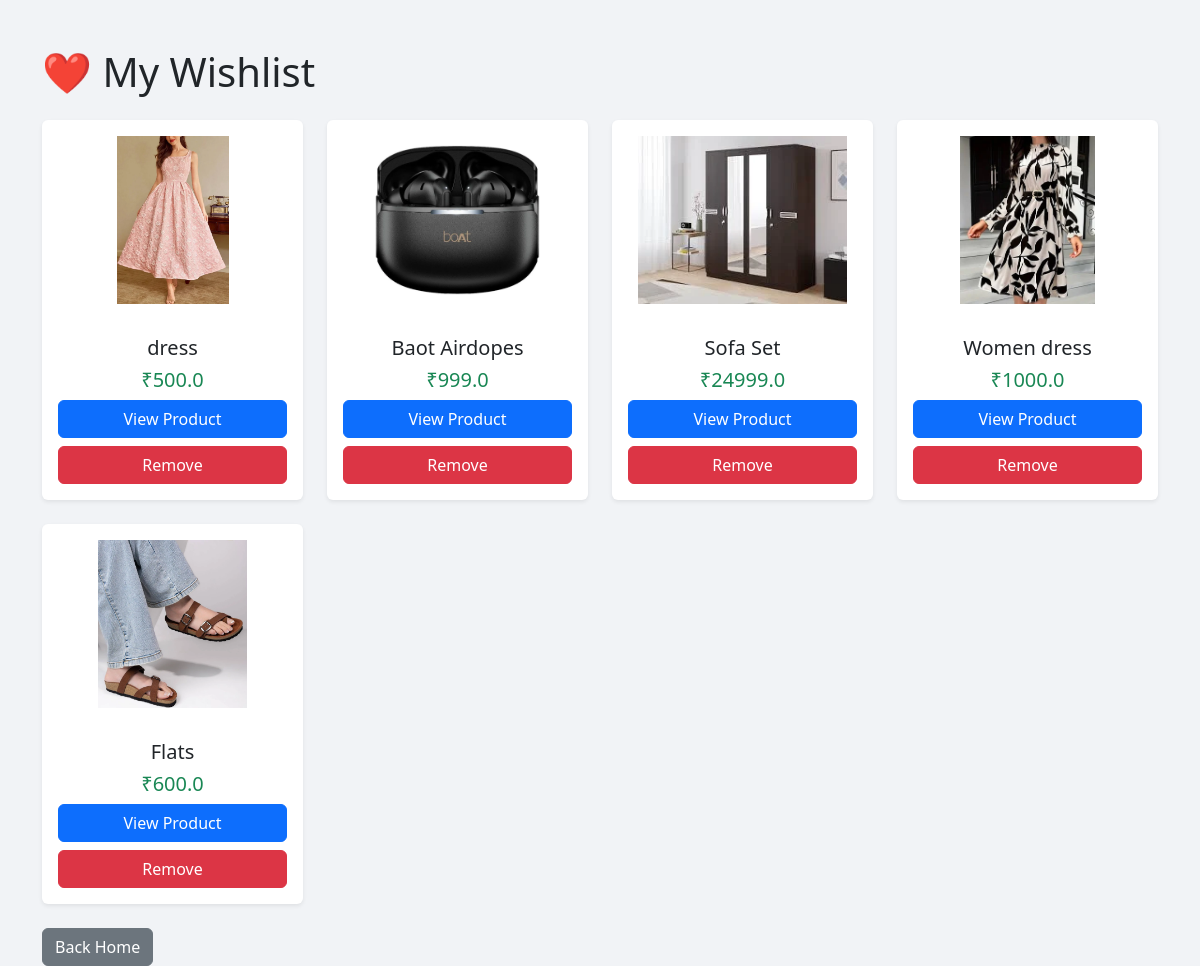
The page /my-wishlist/ (signed in) on the database its author committed.
### shop/models.py (models this page shows, shortened)
class Wishlist(models.Model):
    user = models.ForeignKey(User, on_delete=models.CASCADE)
    product = models.ForeignKey(Product, on_delete=models.CASCADE)

class Product(models.Model):
    name = models.CharField(max_length=200)
    price = models.FloatField()
    description = models.TextField()
    category = models.CharField(max_length=100, default="General")
    image = models.ImageField(upload_to='products/', null=True, blank=True)

### shop/views.py (the view)
# urls.py: path('my-wishlist/', my_wishlist, name='my_wishlist'),
def my_wishlist(request):
    if not request.user.is_authenticated:
        return redirect('/login/')
    wishlist_items = Wishlist.objects.filter(user=request.user)
    return render(request, "my_wishlist.html", {
        "wishlist_items": wishlist_items
    })

### shop/templates/my_wishlist.html (shortened to what this page needs)
<!DOCTYPE html>
<html>
<head>
    <link href="https://cdn.jsdelivr.net/npm/bootstrap@5.3.3/dist/css/bootstrap.min.css" rel="stylesheet">
</head>
<body style="background:#f1f3f6;">
    <div class="container mt-5">
        <h1 class="mb-4">❤️ My Wishlist</h1>
        <div class="row">
            {% for item in wishlist_items %}
            <div class="col-md-3 mb-4">
                <div class="card shadow-sm border-0 h-100 text-center">
                    {% if item.product.image %}
                    <img src="{{ item.product.image.url }}" class="card-img-top p-3"
                        style="height:200px; object-fit:contain;">
                    {% else %}
                    <div class="p-5 text-muted">No Image</div>
                    {% endif %}
                    <div class="card-body">
                        <h5>{{ item.product.name }}</h5>
                        <h5 class="text-success">₹{{ item.product.price }}</h5>
                        <a href="/product/{{ item.product.id }}/" class="btn btn-primary w-100">
                            View Product
                        </a>
                        <a href="/remove-from-wishlist/{{ item.id }}/" class="btn btn-danger w-100 mt-2">
                            Remove
                        </a>
                    </div>
                </div>
            </div>
            {% empty %}
            <div class="alert alert-info">
                Your wishlist is empty.
            </div>
            {% endfor %}
        </div>
        <a href="/" class="btn btn-secondary">
            Back Home
        </a>
    </div>
</body>
</html>

### rows shown on the page
Wishlist: product.image (picture), product.name "dress", product.price "500.0"
Wishlist: product.image (picture), product.name "Baot Airdopes", product.price "999.0"
Wishlist: product.image (picture), product.name "Sofa Set", product.price "24999.0"
Wishlist: product.image (picture), product.name "Women dress", product.price "1000.0"
Wishlist: product.image (picture), product.name "Flats", product.price "600.0"
